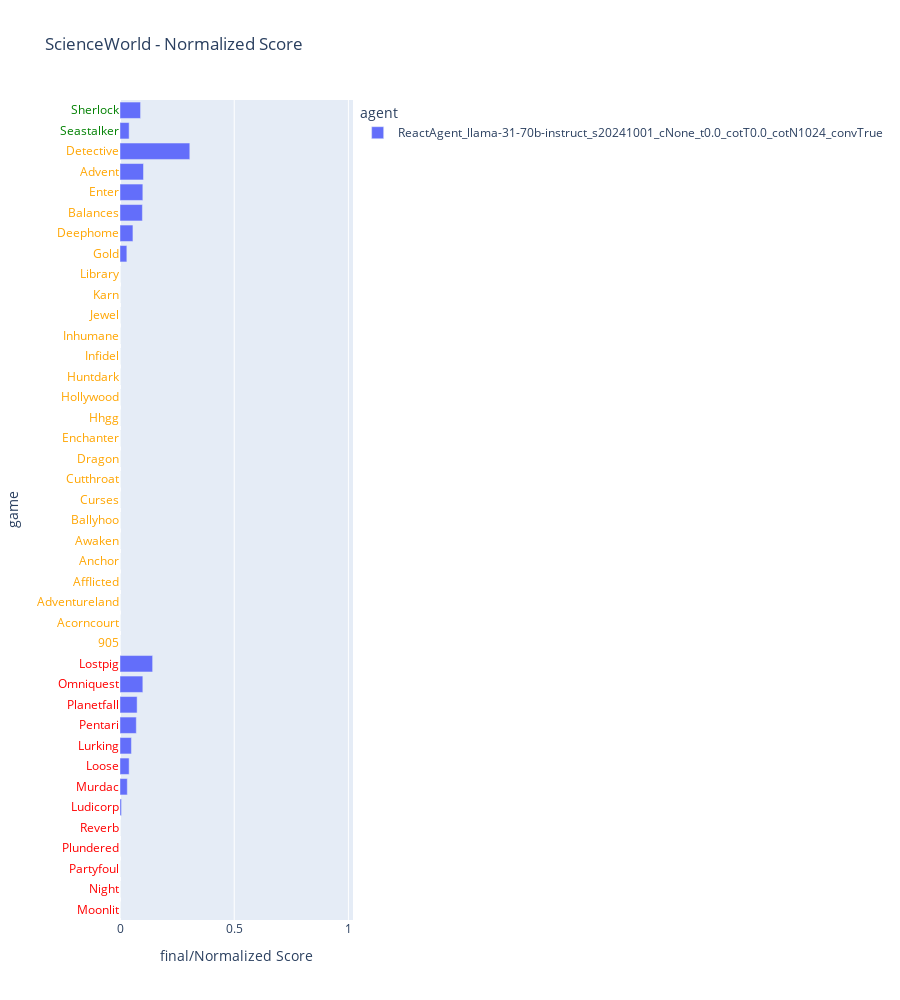

Notebook cell for this chart:
### Markdown cell above
# Work-in-progress

### Code cell
df = fetch_data("jericho")
fig = make_grouped_bar_chart(df)
fig.show()

### Figure 1 — Plotly figure (JSON) as saved in the notebook; plotly's stock layout.template omitted (floating-point values rounded to 4 significant figures)
{"data": [{"alignmentgroup": "True", "hovertemplate": "agent=ReactAgent_llama-31-70b-instruct_s20241001_cNone_t0.0_cotT0.0_cotN1024_convTrue<br>final/Normalized Score=%{x}<br>game=%{y}<extra></extra>", "legendgroup": "ReactAgent_llama-31-70b-instruct_s20241001_cNone_t0.0_cotT0.0_cotN1024_convTrue", "marker": {"color": "#636efa", "pattern": {"shape": ""}}, "name": "ReactAgent_llama-31-70b-instruct_s20241001_cNone_t0.0_cotT0.0_cotN1024_convTrue", "offsetgroup": "ReactAgent_llama-31-70b-instruct_s20241001_cNone_t0.0_cotT0.0_cotN1024_convTrue", "orientation": "h", "showlegend": true, "textposition": "auto", "type": "bar", "x": [0, 0, 0, 0, 0, 0.006667, 0.032, 0.04, 0.05, 0.07143, 0.075, 0.1, 0.1429, 0, 0, 0, 0, 0, 0, 0, 0, 0, 0, 0, 0, 0, 0, 0, 0, 0, 0, 0, 0.03, 0.05667, 0.09804, 0.1, 0.1029, 0.3056, 0.04, 0.09], "xaxis": "x", "y": ["Moonlit", "Night", "Partyfoul", "Plundered", "Reverb", "Ludicorp", "Murdac", "Loose", "Lurking", "Pentari", "Planetfall", "Omniquest", "Lostpig", "905", "Acorncourt", "Adventureland", "Afflicted", "Anchor", "Awaken", "Ballyhoo", "Curses", "Cutthroat", "Dragon", "Enchanter", "Hhgg", "Hollywood", "Huntdark", "Infidel", "Inhumane", "Jewel", "Karn", "Library", "Gold", "Deephome", "Balances", "Enter", "Advent", "Detective", "Seastalker", "Sherlock"], "yaxis": "y"}], "layout": {"barmode": "group", "height": 1000, "legend": {"title": {"text": "agent"}, "tracegroupgap": 0}, "title": {"text": "ScienceWorld - Normalized Score"}, "xaxis": {"anchor": "y", "domain": [0, 1], "range": [0, 1.02], "title": {"text": "final/Normalized Score"}}, "yaxis": {"anchor": "x", "domain": [0, 1], "tickmode": "array", "ticktext": ["<span style='color:red'>Moonlit</span>", "<span style='color:red'>Night</span>", "<span style='color:red'>Partyfoul</span>", "<span style='color:red'>Plundered</span>", "<span style='color:red'>Reverb</span>", "<span style='color:red'>Ludicorp</span>", "<span style='color:red'>Murdac</span>", "<span style='color:red'>Loose</span>", "<span style='color:red'>Lurking</span>", "<span style='color:red'>Pentari</span>", "<span style='color:red'>Planetfall</span>", "<span style='color:red'>Omniquest</span>", "<span style='color:red'>Lostpig</span>", "<span style='color:orange'>905</span>", "<span style='color:orange'>Acorncourt</span>", "<span style='color:orange'>Adventureland</span>", "<span style='color:orange'>Afflicted</span>", "<span style='color:orange'>Anchor</span>", "<span style='color:orange'>Awaken</span>", "<span style='color:orange'>Ballyhoo</span>", "<span style='color:orange'>Curses</span>", "<span style='color:orange'>Cutthroat</span>", "<span style='color:orange'>Dragon</span>", "<span style='color:orange'>Enchanter</span>", "<span style='color:orange'>Hhgg</span>", "<span style='color:orange'>Hollywood</span>", "<span style='color:orange'>Huntdark</span>", "<span style='color:orange'>Infidel</span>", "<span style='color:orange'>Inhumane</span>", "<span style='color:orange'>Jewel</span>", "<span style='color:orange'>Karn</span>", "<span style='color:orange'>Library</span>", "<span style='color:orange'>Gold</span>", "<span style='color:orange'>Deephome</span>", "<span style='color:orange'>Balances</span>", "<span style='color:orange'>Enter</span>", "<span style='color:orange'>Advent</span>", "<span style='color:orange'>Detective</span>", "<span style='color:green'>Seastalker</span>", "<span style='color:green'>Sherlock</span>"], "tickvals": ["Moonlit", "Night", "Partyfoul", "Plundered", "Reverb", "Ludicorp", "Murdac", "Loose", "Lurking", "Pentari", "Planetfall", "Omniquest", "Lostpig", "905", "Acorncourt", "Adventureland", "Afflicted", "Anchor", "Awaken", "Ballyhoo", "Curses", "Cutthroat", "Dragon", "Enchanter", "Hhgg", "Hollywood", "Huntdark", "Infidel", "Inhumane", "Jewel", "Karn", "Library", "Gold", "Deephome", "Balances", "Enter", "Advent", "Detective", "Seastalker", "Sherlock"], "title": {"text": "game"}}}}
